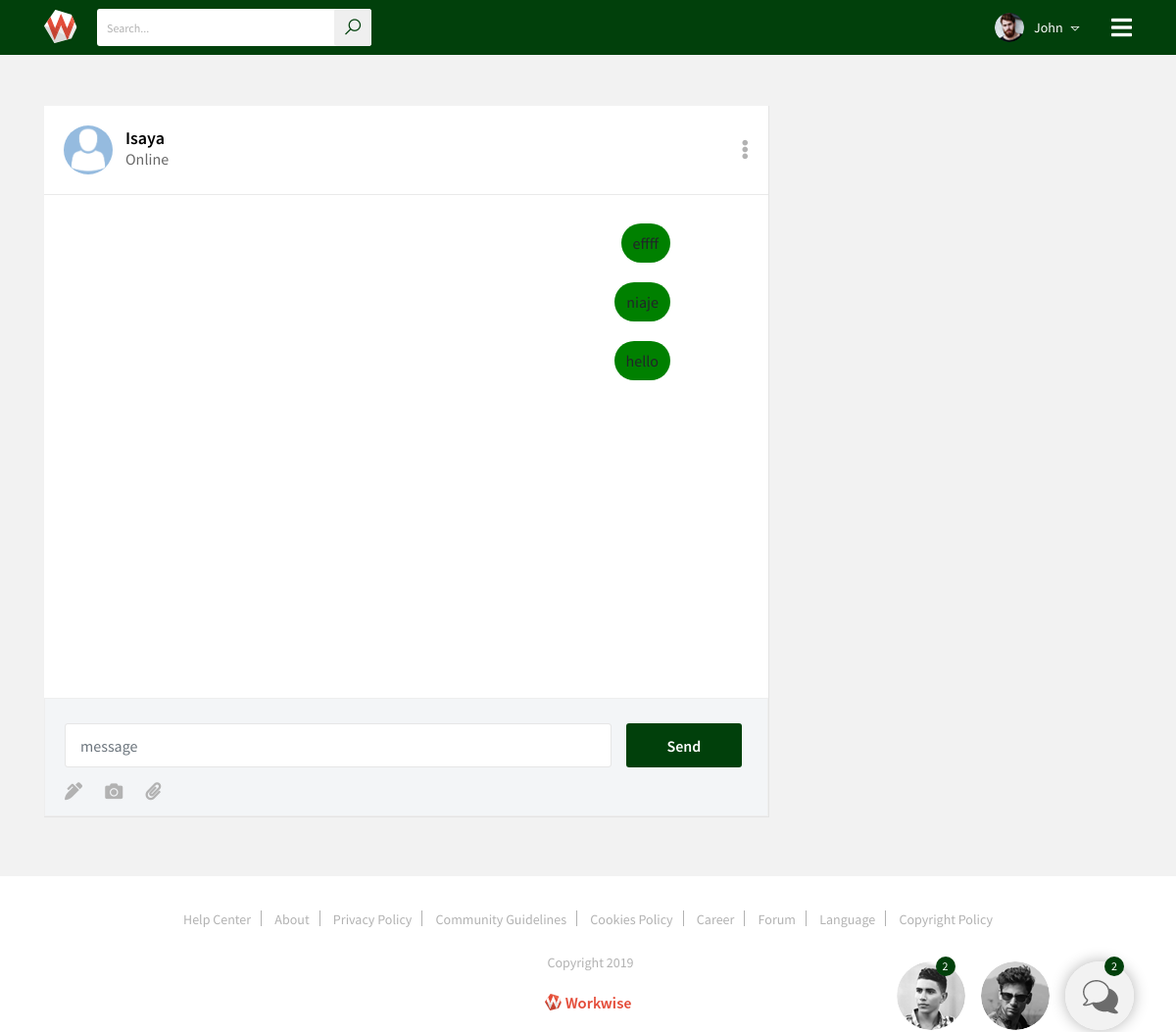
/messages/Isaya/ (signed in), run on the app's committed database.
### message/models.py (models this page shows, shortened)
class Thread(models.Model):
    first        = models.ForeignKey(settings.AUTH_USER_MODEL, on_delete=models.CASCADE, related_name='chat_thread_first')
    second       = models.ForeignKey(settings.AUTH_USER_MODEL, on_delete=models.CASCADE, related_name='chat_thread_second')
    updated      = models.DateTimeField(auto_now=True)
    timestamp    = models.DateTimeField(auto_now_add=True)
    objects      = ThreadManager()

class ChatMessage(models.Model):
    thread      = models.ForeignKey(Thread, null=True, blank=True, on_delete=models.SET_NULL)
    user        = models.ForeignKey(settings.AUTH_USER_MODEL, verbose_name='sender', on_delete=models.CASCADE)
    message     = models.TextField()
    timestamp   = models.DateTimeField(auto_now_add=True)

### authentication/models.py (models this page shows, shortened)
class User(AbstractBaseUser, PermissionsMixin, ):
    profile_pc = models.ImageField(upload_to='ProfilePics', max_length=100, null=True, blank=True,
                                   default='media/default.png')
    username = models.CharField(max_length=16, unique=True, blank=True, null=True)
    email = models.EmailField(db_index=True, unique=True)
    first_name = models.CharField(null=True, max_length=20)
    last_name = models.CharField(null=True, max_length=20)
    profession = models.CharField(max_length=39, null=True)
    marital_status = models.CharField(max_length=10, choices=_MARITAL_STATUS, null=True)
    is_active = models.BooleanField(default=True)
    is_staff = models.BooleanField(default=False)
    password2 = models.CharField(max_length=40, null=True, blank=True)
    created_on = models.DateTimeField(default=timezone.now, null=True)
    USERNAME_FIELD = 'email'
    objects = UserManager()
    class Meta:
        verbose_name = 'user'
        verbose_name_plural = 'users'
    def __str__(self):
        return str(self.username)

### message/views.py (the view, shortened to what this page needs)
# urls.py: re_path(r"^(?P<username>[\w.@+-]+)/$", ThreadView.as_view(), name='thread'),
class ThreadView(LoginRequiredMixin, FormMixin, DetailView):
    template_name = 'messages.html'
    form_class = ComposeForm
    success_url = './'
    def get_object(self):
        other_username  = self.kwargs.get("username")
        obj, created    = Thread.objects.get_or_new(self.request.user, other_username)
        if obj == None:
            raise Http404
        return obj
    def get_context_data(self, **kwargs):
        context = super().get_context_data(**kwargs)
        context['form'] = self.get_form()
        return context

### message/forms.py
class ComposeForm(forms.Form):
    message = forms.CharField(
            widget=forms.TextInput(
                attrs={"class": "form-control", "placeholder":"message"}
                ),
            )

### message/models.py (called while the page is built, shortened)
    def get_or_new(self, user, other_username): # get_or_create
        username = user.username
        if username == other_username:
            return None
        qlookup1 = Q(first__username=username) & Q(second__username=other_username)
        qlookup2 = Q(first__username=other_username) & Q(second__username=username)
        qs = self.get_queryset().filter(qlookup1 | qlookup2).distinct()
        if qs.count() == 1:
            return qs.first(), False
        elif qs.count() > 1:
            return qs.order_by('timestamp').first(), False

### templates/messages.html (shortened to what this page needs)
{% extends 'base.html'%}
{%load static %}
{%block content %}
		<section class="messages-page mt-5">
			<div class="container">
				<div class="messages-sec">
					<div class="row">
						<div class="col-lg-8 col-md-12 pd-right-none pd-left-none">
							<div class="main-conversation-box">
								<div class="message-bar-head">
									<div class="usr-msg-details">
										<div class="usr-ms-img">
											{% if request.user == thread.second %}
											<img src="{{ thread.first.profile_pc.url }}" alt="">
											{% else %}
											<img src="{{ thread.second.profile_pc.url }}" alt="">
											{% endif %}
										</div>
										<div class="usr-mg-info">
										{% if request.user == thread.second %}
										<h3>{{thread.first}}</h3>
										{% else %}
										<h3>{{thread.second}}</h3>
										{% endif %}
											<p>Online</p>
										</div>
									</div>
									<a href="#" title=""><i class="fa fa-ellipsis-v"></i></a>
								</div>
								<div class="messages-line">
									<ul id='chat-items'>
										{% for chat in object.chatmessage_set.all %}
											{% if chat.user.username ==  request.user.username %}
											<li class="mimi" style="float: right;background-color: green; margin-left: 300px; margin-right: 0px;" >{{ chat.message }}</li>
											{% else %}
											<li style="float: left;" >{{ chat.message }}</li>
											{% endif %}
										{% endfor %}
										</ul>
								</div>
								<div class="message-send-area">
									<form id='form' method='POST'>
										<div class="mf-field">
											{{form.as_p }}
											<button type="submit">Send</button>
										</div>
										<ul>
											<li><a href="#" title=""><i class="fa fa-smile-o"></i></a></li>
											<li><a href="#" title=""><i class="fa fa-camera"></i></a></li>
											<li><a href="#" title=""><i class="fa fa-paperclip"></i></a></li>
										</ul>
									</form>
								</div>
							</div>
						</div>
					</div>
				</div>
			</div>
		</section>
{%endblock content %}

### data on the page
Thread: second.profile_pc (placeholder picture), second "Isaya"
ChatMessage: message "effff"
ChatMessage: message "niaje"
ChatMessage: message "hello"
